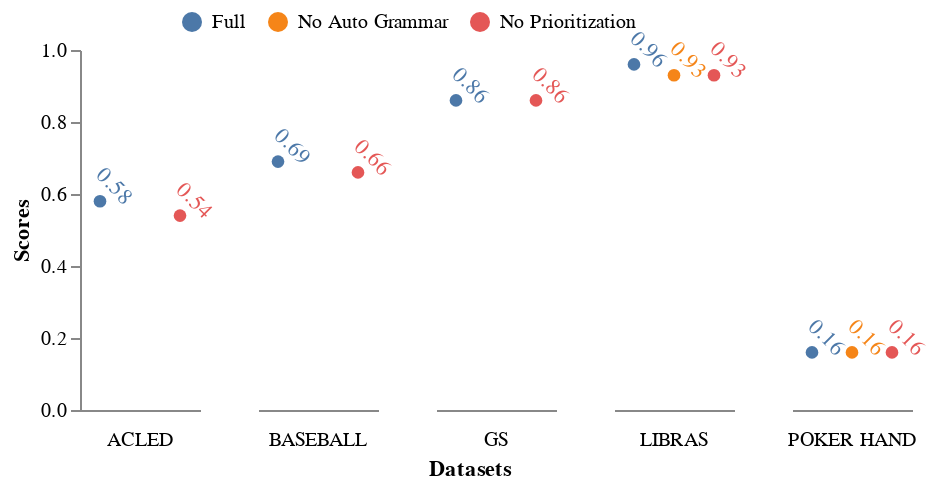

Write notebook code for a chart like this one.
### Code cell
plot_comparison_performances(all_performances)

### Figure 1 — Vega-Lite specification as saved in the notebook (floating-point values rounded to 4 significant figures; data arrays with more than 128 entries replaced by an {"elided": "..."} marker saying what was removed)
{"config": {"view": {"continuousWidth": 10, "continuousHeight": 180, "strokeWidth": 0.0}, "title": {"anchor": "middle", "color": "black", "fontSize": 11, "orient": "bottom"}}, "data": {"name": "data-ae255526afe4e63da114f85828befa23"}, "facet": {"column": {"type": "nominal", "field": "dataset", "header": {"labelOrient": "bottom", "title": null}}}, "spec": {"layer": [{"mark": {"type": "point", "filled": true, "size": 40}, "encoding": {"color": {"type": "nominal", "field": "method", "legend": {"direction": "horizontal", "legendX": 50, "legendY": -20, "orient": "none", "title": "", "titleAnchor": "middle"}}, "x": {"type": "nominal", "axis": {"grid": false, "labels": false, "ticks": false, "title": null}, "field": "method", "scale": {"zero": true}}, "y": {"type": "quantitative", "aggregate": "max", "axis": {"grid": false}, "field": "score", "title": "Scores"}}}, {"mark": {"type": "text", "align": "center", "angle": 45, "baseline": "bottom", "dx": 0, "dy": -5}, "encoding": {"color": {"type": "nominal", "field": "method", "legend": {"direction": "horizontal", "legendX": 50, "legendY": -20, "orient": "none", "title": "", "titleAnchor": "middle"}}, "text": {"type": "quantitative", "aggregate": "max", "field": "score"}, "x": {"type": "nominal", "axis": {"grid": false, "labels": false, "ticks": false, "title": null}, "field": "method", "scale": {"zero": true}}, "y": {"type": "quantitative", "aggregate": "max", "axis": {"grid": false}, "field": "score", "title": "Scores"}}}]}, "title": "Datasets", "$schema": "https://vega.github.io/schema/vega-lite/v4.8.1.json", "datasets": {"data-ae255526afe4e63da114f85828befa23": {"elided": "731 records"}}}
